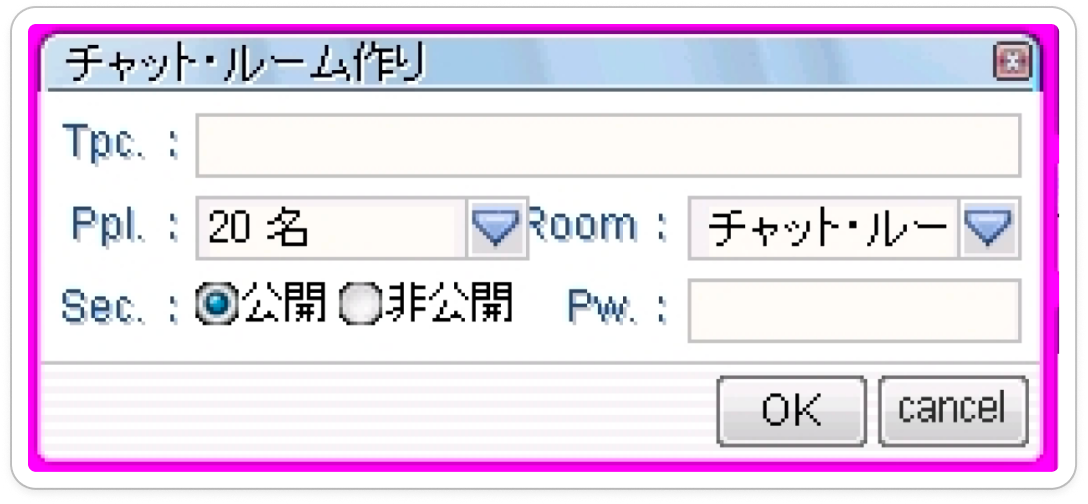
#> input picture artifacts/references/custom-filters-ro-v001/style-chat-room.png, 1088 x 504 px
$ python -i assemble_custom_filters_ro_v005.py   (imports and definitions only)
#> lines starting #> are read from the running program, lines starting #| are printed output that depends on the picture; after the words box and inside, x2 and y2 are one past the last pixel; in counts of white or black regions, pixels touching at a corner belong together
#> further down, picture is the input picture: PIL image 1088x504 RGBA; mean R, G, B, A 221.9, 209.1, 225.4, 238
#!/usr/bin/env python3.12
"""Build Issue #138 v005 entirely on the source's native pixel grid.

The shell is widened at 272x126 native resolution by inserting a bounded
center strip. The exterior caps and all named controls remain exact native
source pixels. Text is drawn once at 10px and every 4x review export is a
nearest-neighbor enlargement. Body and title glyphs use one restrained,
source-directed native edge layer instead of stacked duplicate glyphs.
"""
from __future__ import annotations

import argparse
import hashlib
import json
from pathlib import Path

from PIL import Image, ImageChops, ImageDraw, ImageFont


ROOT = Path(__file__).resolve().parents[1]
REFERENCE_DIR = ROOT / "artifacts/references/custom-filters-ro-v001"
STYLE_SOURCE = REFERENCE_DIR / "style-chat-room.png"
DATA_SOURCE = REFERENCE_DIR / "data-sort-dropdown.png"
RENDER_RUN = ROOT / "artifacts/runs/custom-filters-ro-render-v001"
QWEN_POPUP_SOURCE = RENDER_RUN / "image-01.png"
QWEN_POPUP_SOURCE_SHA256 = "b61a9c82e151ab3e1db5e4557644f27ba4c9da3030c98038c1a0f41ab92e355c"
QWEN_POPUP_BOX = (1150, 374, 1768, 864)
QWEN_SELECTED_ROW_BOTTOM = 64
REJECTED_V001 = ROOT / "artifacts/runs/custom-filters-ro-assembly-v001/custom-filters-closed.png"
REJECTED_V002 = ROOT / "artifacts/runs/custom-filters-ro-assembly-v002/custom-filters-closed.png"
REJECTED_V003 = ROOT / "artifacts/runs/custom-filters-ro-assembly-v003/custom-filters-closed.png"
REJECTED_V004 = ROOT / "artifacts/runs/custom-filters-ro-assembly-v004/custom-filters-closed.png"
TITLE_TEXT_AUTHORITY = REFERENCE_DIR / "title-text-authority.png"
TITLE_TEXT_AUTHORITY_SHA256 = "0e297d8786a0d8413b31c776f0beecd0fb6422e08eeb9e8f4de46d5997cd2caa"
DEFAULT_OUTPUT = ROOT / "artifacts/runs/custom-filters-ro-assembly-v005"
FONT = ROOT / "godot/fonts/PixelMplus10-Regular.ttf"
FONT_SHA256 = "01b5e4aea5a3bbe80463c178e7868d5a34cd75e8ed7bc4d97097ebb1a71af7c7"
TITLE_FONT = ROOT / "godot/fonts/PixelMplus12-Regular.ttf"
TITLE_FONT_SHA256 = "02f19467ea7cc235cc06c570b7f6c3b0a12a6f682bc8d74c43f2d323d97bcd12"

SOURCE_FULL_SIZE = (1088, 504)
SOURCE_NATIVE_SIZE = (272, 126)
NATIVE_SIZE = (336, 126)
OPEN_NATIVE_SIZE = (336, 196)
SCALE = 4
REVIEW_SIZE = (1344, 504)
OPEN_REVIEW_SIZE = (1344, 784)
INSERT_AT = 136
INSERT_WIDTH = 64

BODY_FONT_SIZE = 10
POPUP_FONT_SIZE = 10
TITLE_FONT_SIZE = 12
ROW_BASELINES = (30, 51, 72)
POPUP_ROW_SPACING = 14

SOURCE_LEFT_CAP_BOX = (8, 10, 12, 115)
TARGET_LEFT_CAP_BOX = SOURCE_LEFT_CAP_BOX
SOURCE_RIGHT_CAP_BOX = (260, 10, 264, 115)
TARGET_RIGHT_CAP_BOX = (324, 10, 328, 115)
SOURCE_CLOSE_BOX = (248, 9, 259, 22)
TARGET_CLOSE_BOX = (312, 9, 323, 22)
SOURCE_ARROW_BOX = (117, 50, 133, 65)
PAGE_ARROW_BOX = (138, 50, 154, 65)
SORT_ARROW_BOX = (308, 50, 324, 65)
SOURCE_ON_RADIO_BOX = (49, 70, 61, 84)
SOURCE_OFF_RADIO_BOX = (85, 70, 97, 84)
TARGET_ON_RADIO_BOX = SOURCE_ON_RADIO_BOX
TARGET_OFF_RADIO_BOX = SOURCE_OFF_RADIO_BOX
SOURCE_BUTTON_PAIR_BOX = (178, 94, 259, 115)
TARGET_BUTTON_PAIR_BOX = (242, 94, 323, 115)

FULL_SOURCE_CLOSE_BOX = (992, 36, 1036, 88)
FULL_TARGET_CLOSE_BOX = (1248, 36, 1292, 88)
FULL_SOURCE_ARROW_BOX = (468, 200, 532, 260)
FULL_PAGE_ARROW_BOX = (552, 200, 616, 260)
FULL_SORT_ARROW_BOX = (1232, 200, 1296, 260)
FULL_SOURCE_ON_RADIO_BOX = (196, 280, 244, 336)
FULL_SOURCE_OFF_RADIO_BOX = (340, 280, 388, 336)
FULL_TARGET_ON_RADIO_BOX = FULL_SOURCE_ON_RADIO_BOX
FULL_TARGET_OFF_RADIO_BOX = FULL_SOURCE_OFF_RADIO_BOX
FULL_SOURCE_BUTTON_PAIR_BOX = (712, 376, 1036, 460)
FULL_TARGET_BUTTON_PAIR_BOX = (968, 376, 1292, 460)

TITLE_EDIT_BOX = (12, 6, 324, 24)
BODY_EDIT_BOX = (12, 24, 324, 90)
EDIT_BOXES = (TITLE_EDIT_BOX, BODY_EDIT_BOX)

TITLE_FIELD_BOX = (94, 28, 324, 45)
PAGE_FIELD_BOX = (98, 49, 154, 65)
SORT_FIELD_BOX = (204, 49, 324, 65)
POPUP_BOX = (204, 64, 324, 192)

LABEL_INK = (46, 69, 96, 255)
BODY_DEPTH_INK = (188, 197, 206, 255)
TITLE_INK = (0, 1, 7, 255)
TITLE_EDGE_INK = (250, 255, 255, 255)
WHITE = (255, 255, 255, 255)

LABEL_TEXT_EFFECTS = (
    ((1, 1), BODY_DEPTH_INK),
    ((0, 0), LABEL_INK),
)
VALUE_TEXT_EFFECTS = (
    ((1, 1), BODY_DEPTH_INK),
    ((0, 0), LABEL_INK),
)
TITLE_TEXT_EFFECTS = (
    ((1, 1), TITLE_EDGE_INK),
    ((0, 0), TITLE_INK),
)

SORT_OPTIONS = (
    "Relevance",
    "Title (a-z)",
    "Title (z-a)",
    "Date (newest-oldest)",
    "Date (oldest-newest)",
    "Artist/Maker (a-z)",
    "Artist/Maker (z-a)",
    "Accession Number (0-9)",
    "Accession Number (9-0)",
)

EXACT_COPY = {
    "title": "Custom filters",
    "custom_filters": "Custom filters:",
    "images_per_page": "Images per page:",
    "page_value": "20",
    "sort_by": "Sort by:",
    "selected_sort": "Relevance",
    "choices": ("On", "Off"),
    "source_buttons": ("OK", "cancel"),
    "sort_options": SORT_OPTIONS,
}

BODY_TEXT_RULES = (
    {"text": EXACT_COPY["custom_filters"], "xy": (14, ROW_BASELINES[0]), "size": BODY_FONT_SIZE, "effects": LABEL_TEXT_EFFECTS},
    {"text": EXACT_COPY["images_per_page"], "xy": (13, ROW_BASELINES[1]), "size": BODY_FONT_SIZE, "effects": LABEL_TEXT_EFFECTS},
    {"text": EXACT_COPY["page_value"], "xy": (102, ROW_BASELINES[1]), "size": BODY_FONT_SIZE, "effects": VALUE_TEXT_EFFECTS},
    {"text": EXACT_COPY["sort_by"], "xy": (160, ROW_BASELINES[1]), "size": BODY_FONT_SIZE, "effects": LABEL_TEXT_EFFECTS},
    {"text": EXACT_COPY["selected_sort"], "xy": (208, ROW_BASELINES[1]), "size": BODY_FONT_SIZE, "effects": VALUE_TEXT_EFFECTS},
    {"text": EXACT_COPY["choices"][0], "xy": (63, ROW_BASELINES[2]), "size": BODY_FONT_SIZE, "effects": VALUE_TEXT_EFFECTS},
    {"text": EXACT_COPY["choices"][1], "xy": (100, ROW_BASELINES[2]), "size": BODY_FONT_SIZE, "effects": VALUE_TEXT_EFFECTS},
)


# [13 lines left out: functions sha256, repo_path, not called in this run]


def native_source(source: Image.Image) -> Image.Image:
    source = source.convert("RGBA")
    if source.size != SOURCE_FULL_SIZE:
        raise ValueError(f"style source must be {SOURCE_FULL_SIZE}, got {source.size}")
    return source.resize(SOURCE_NATIVE_SIZE, Image.Resampling.NEAREST)


def extend_native_shell(source: Image.Image) -> Image.Image:
    if source.size != SOURCE_NATIVE_SIZE:
        raise ValueError(f"native source must be {SOURCE_NATIVE_SIZE}, got {source.size}")
    output = Image.new("RGBA", NATIVE_SIZE)
#> output: PIL image 336x126 RGBA; every value is 0
    output.paste(source.crop((0, 0, INSERT_AT, source.height)), (0, 0))
    bridge = source.crop((INSERT_AT - 4, 0, INSERT_AT + 4, source.height)).resize(
        (INSERT_WIDTH, source.height), Image.Resampling.NEAREST
    )
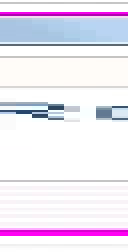
#> bridge: PIL image 64x126 RGBA (shown 2 times larger); mean R, G, B, A 229, 222, 235.1, 243.5; transparent parts drawn white
    output.paste(bridge, (INSERT_AT, 0))
    output.paste(
        source.crop((INSERT_AT, 0, source.width, source.height)),
        (INSERT_AT + INSERT_WIDTH, 0),
    )
    return output


def clean_exterior(shell: Image.Image) -> Image.Image:
    """Remove screenshot-edge stipple while retaining the inner RO frame."""
    output = Image.new("RGBA", NATIVE_SIZE, WHITE)
#> output: PIL image 336x126 RGBA; every value is 255
    draw = ImageDraw.Draw(output)
    draw.rounded_rectangle(
        (1, 0, NATIVE_SIZE[0] - 2, NATIVE_SIZE[1] - 2),
        radius=8,
        fill=WHITE,
        outline=(196, 196, 196, 255),
        width=1,
    )
    interior_mask = Image.new("L", NATIVE_SIZE, 0)
#> interior_mask: PIL image 336x126 L; every value is 0
    ImageDraw.Draw(interior_mask).rounded_rectangle(
        (7, 5, NATIVE_SIZE[0] - 8, NATIVE_SIZE[1] - 7),
        radius=5,
        fill=255,
    )
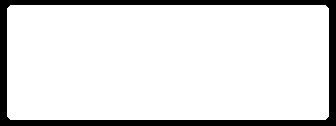
#> interior_mask: PIL image 336x126 L; 87.4% white; 1 black region, box (x1, y1, x2, y2) and area: (0, 0, 336, 126) 5330
    output.paste(shell, (0, 0), interior_mask)
    return output


def changed_pixel_mask(before: Image.Image, after: Image.Image) -> Image.Image:
    difference = ImageChops.difference(before.convert("RGBA"), after.convert("RGBA"))
    channels = difference.split()
    maximum = channels[0]
    for channel in channels[1:]:
        maximum = ImageChops.lighter(maximum, channel)
    return maximum.point(lambda value: 255 if value else 0)


def native_edit_mask() -> Image.Image:
    mask = Image.new("L", NATIVE_SIZE, 0)
    for box in EDIT_BOXES:
        mask.paste(255, box)
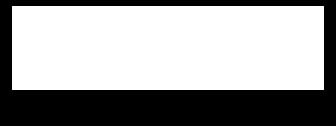
#> mask: PIL image 336x126 L; 61.9% white; 1 black region, box (x1, y1, x2, y2) and area: (0, 0, 336, 126) 16128
    return mask


def count_pixels(mask: Image.Image) -> int:
    return sum(mask.convert("L").histogram()[1:])


def draw_text(
    image: Image.Image,
    xy: tuple[int, int],
    text: str,
    *,
    size: int,
    effects: tuple[
        tuple[tuple[int, int], tuple[int, int, int, int]], ...
    ],
    font_path: Path = FONT,
) -> None:
    draw = ImageDraw.Draw(image)
    draw.fontmode = "1"
    font = ImageFont.truetype(str(font_path), size)
    for (offset_x, offset_y), fill in effects:
        draw.text(
            (xy[0] + offset_x, xy[1] + offset_y),
            text,
            font=font,
            fill=fill,
        )


def native_nine_slice(source: Image.Image, width: int, cap: int = 3) -> Image.Image:
    if width < cap * 2:
        raise ValueError("target is narrower than source caps")
    output = Image.new(source.mode, (width, source.height))
    output.paste(source.crop((0, 0, cap, source.height)), (0, 0))
    middle = source.crop((cap, 0, source.width - cap, source.height)).resize(
        (width - cap * 2, source.height), Image.Resampling.NEAREST
    )
    output.paste(middle, (cap, 0))
    output.paste(
        source.crop((source.width - cap, 0, source.width, source.height)),
        (width - cap, 0),
    )
    return output


def clean_dropdown(source: Image.Image, width: int) -> Image.Image:
    control = source.crop((49, 49, 133, 65))
    blank = source.crop((52, 31, 114, 43))
    control.paste(blank, (3, 3))
    arrow_width = SOURCE_ARROW_BOX[2] - SOURCE_ARROW_BOX[0]
    body = control.crop((0, 0, control.width - arrow_width, control.height))
    output = Image.new("RGBA", (width, control.height))
    output.paste(native_nine_slice(body, width - arrow_width), (0, 0))
    output.paste(control.crop((control.width - arrow_width, 0, control.width, control.height)), (width - arrow_width, 0))
    return output


def clean_title_surface(source: Image.Image) -> Image.Image:
    donor = source.crop((108, 7, 244, 23))
    return donor.resize(
        (TITLE_EDIT_BOX[2] - TITLE_EDIT_BOX[0], TITLE_EDIT_BOX[3] - TITLE_EDIT_BOX[1]),
        Image.Resampling.BILINEAR,
    )
#> returned value: PIL image 312x18 RGBA


def clean_body_surface(source: Image.Image) -> Image.Image:
    # Native x=257 is the clean white body column immediately before the
    # magenta edge; stretching it preserves the source's vertical tone profile.
    donor = source.crop((257, BODY_EDIT_BOX[1], 258, BODY_EDIT_BOX[3]))
    return donor.resize(
        (BODY_EDIT_BOX[2] - BODY_EDIT_BOX[0], BODY_EDIT_BOX[3] - BODY_EDIT_BOX[1]),
        Image.Resampling.NEAREST,
    )


def assemble_closed(source: Image.Image) -> tuple[Image.Image, Image.Image]:
    native = native_source(source)
    shell = clean_exterior(extend_native_shell(native))
    declared = native_edit_mask()
    output = shell.copy()

    output.paste(clean_title_surface(native), TITLE_EDIT_BOX[:2])
    output.paste(native.crop(SOURCE_CLOSE_BOX), TARGET_CLOSE_BOX[:2])
    draw_text(
        output,
        (15, 9),
        EXACT_COPY["title"],
        size=TITLE_FONT_SIZE,
        effects=TITLE_TEXT_EFFECTS,
        font_path=TITLE_FONT,
    )

    output.paste(clean_body_surface(native), BODY_EDIT_BOX[:2])

    blank_field = native.crop((49, 28, 256, 45))
    output.paste(native_nine_slice(blank_field, TITLE_FIELD_BOX[2] - TITLE_FIELD_BOX[0]), TITLE_FIELD_BOX[:2])
#> in native_nine_slice, `output = Image.new(source.mode, (width, source.height))`: output: PIL image 230x17 RGBA; every value is 0
#> output: PIL image 336x126 RGBA
    output.paste(clean_dropdown(native, PAGE_FIELD_BOX[2] - PAGE_FIELD_BOX[0]), PAGE_FIELD_BOX[:2])
#> in clean_dropdown, `control.paste(blank, (3, 3))`:
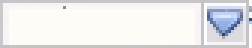
#> control: PIL image 84x16 RGBA (shown 3 times larger); mean R, G, B, A 236.1, 234.7, 236.1, 255
#> in clean_dropdown, `body = control.crop((0, 0, control.width - arrow_width, control.height))`:
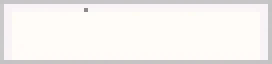
#> body: PIL image 68x16 RGBA (shown 4 times larger); mean R, G, B, A 245.4, 242.2, 240, 255
#> in clean_dropdown, `output = Image.new("RGBA", (width, control.height))`: output: PIL image 56x16 RGBA; every value is 0
#> in native_nine_slice (call 2), `output = Image.new(source.mode, (width, source.height))`: output: PIL image 40x16 RGBA; every value is 0
#> output: PIL image 336x126 RGBA
    output.paste(clean_dropdown(native, SORT_FIELD_BOX[2] - SORT_FIELD_BOX[0]), SORT_FIELD_BOX[:2])
#> in clean_dropdown (call 2), `output = Image.new("RGBA", (width, control.height))`: output: PIL image 120x16 RGBA; every value is 0
#> call 3 of native_nine_slice, with width = 104, cap = 3
#> in native_nine_slice (call 3), `output = Image.new(source.mode, (width, source.height))`: output: PIL image 104x16 RGBA; every value is 0
#> in native_nine_slice (call 3), `middle = source.crop((cap, 0, source.width - cap, source.height)).resi..`:
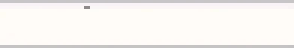
#> middle: PIL image 98x16 RGBA (shown 3 times larger); mean R, G, B, A 247.1, 243.9, 241.3, 255
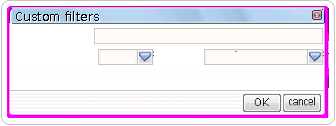
#> output: PIL image 336x126 RGBA; mean R, G, B, A 237.9, 228.1, 242.3, 255

    output.paste(native.crop(SOURCE_ON_RADIO_BOX), TARGET_ON_RADIO_BOX[:2])
    output.paste(native.crop(SOURCE_OFF_RADIO_BOX), TARGET_OFF_RADIO_BOX[:2])

    for rule in BODY_TEXT_RULES:
        draw_text(
            output,
            rule["xy"],
            rule["text"],
            size=rule["size"],
            effects=rule["effects"],
        )

    actual = changed_pixel_mask(shell, output)
#> the loop in changed_pixel_mask, `for channel in channels[1:]:` made 3 passes
    outside = ImageChops.multiply(actual, ImageChops.invert(declared))
    if outside.getbbox() is not None:
        raise RuntimeError(f"native Assembly changed pixels outside its mask: {outside.getbbox()}")
    return output, declared


# [48 lines left out: functions qwen_popup_surface, open_baseline, open_edit_mask, assemble_open, not called in this run]


def review_from_native(image: Image.Image) -> Image.Image:
    return image.resize((image.width * SCALE, image.height * SCALE), Image.Resampling.NEAREST)


# [22 lines left out: function overlay_full_source_controls, not called in this run]


def closed_review(closed: Image.Image, source: Image.Image) -> Image.Image:
    return overlay_full_source_controls(review_from_native(closed), source)


# [192 lines left out: functions open_review, make_contact_sheet, main, not called in this run]


# [2 lines not run here, left out]

>>> from PIL import Image
>>> picture = Image.open('../artifacts/references/custom-filters-ro-v001/style-chat-room.png')
>>> result = assemble_closed(picture)
